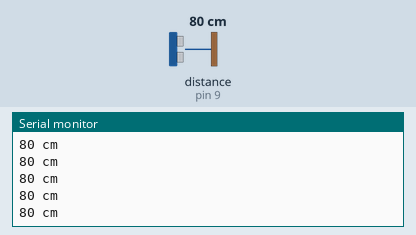
This sketch was run on a simulated Arduino Uno, built with avr-gcc and run on an emulated ATmega328P. Shown: the last lines printed to the serial monitor. Wiring (inferred from the names in the program): ultrasonic range finder: trigger pin 8; echo pin 9. The inputs (shaded band) are chosen by the test bench; at power-on: distance to the obstacle (sensor on pin 9) 80 cm. The echo pulse lasts 58.3 µs per cm.

Above: at 1.2 s.
1.3 s: distance to the obstacle (sensor on pin 9) set to 12 cm
At 2.4 s:
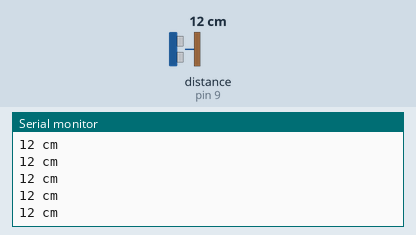
2.8 s: distance to the obstacle (sensor on pin 9) set to 9 cm
At 3.5 s:
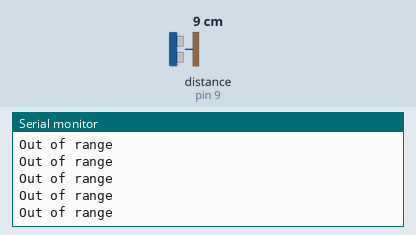

Measured:
- the behaviour switches between 11 and 10 cm on distance to the obstacle (sensor on pin 9) (found by bisection; images 1 and 2)
- after the input at 1.3 s, the serial monitor: prints a new line at once (image 1)
- after the input at 2.8 s, the serial monitor: prints a new line at once (image 2)

The sketch:

Ping.ino
```cpp
/*
 HC-SR04 Ping distance sensor]
 VCC to arduino 5v GND to arduino GND
 Echo to Arduino pin 13 Trig to Arduino pin 12
 More info at: http://goo.gl/kJ8Gl
 */

#define TRIG_PIN 8
#define ECHO_PIN 9

void setup() {
  Serial.begin (115200);
  pinMode(TRIG_PIN, OUTPUT);
  pinMode(ECHO_PIN, INPUT);
}

void loop() {
  int duration, distance;

  //reset
  digitalWrite(TRIG_PIN, HIGH);
  delay(1);
  digitalWrite(TRIG_PIN, LOW);

  //calculate distance
  duration = pulseIn(ECHO_PIN, HIGH);
  distance = (duration/2) / 29.1;

  //output
  if (distance >= 200 || distance <= 10){
    Serial.println("Out of range");
  }
  else {
    Serial.print(distance);
    Serial.println(" cm");
  }

  delay(10);
}
```
